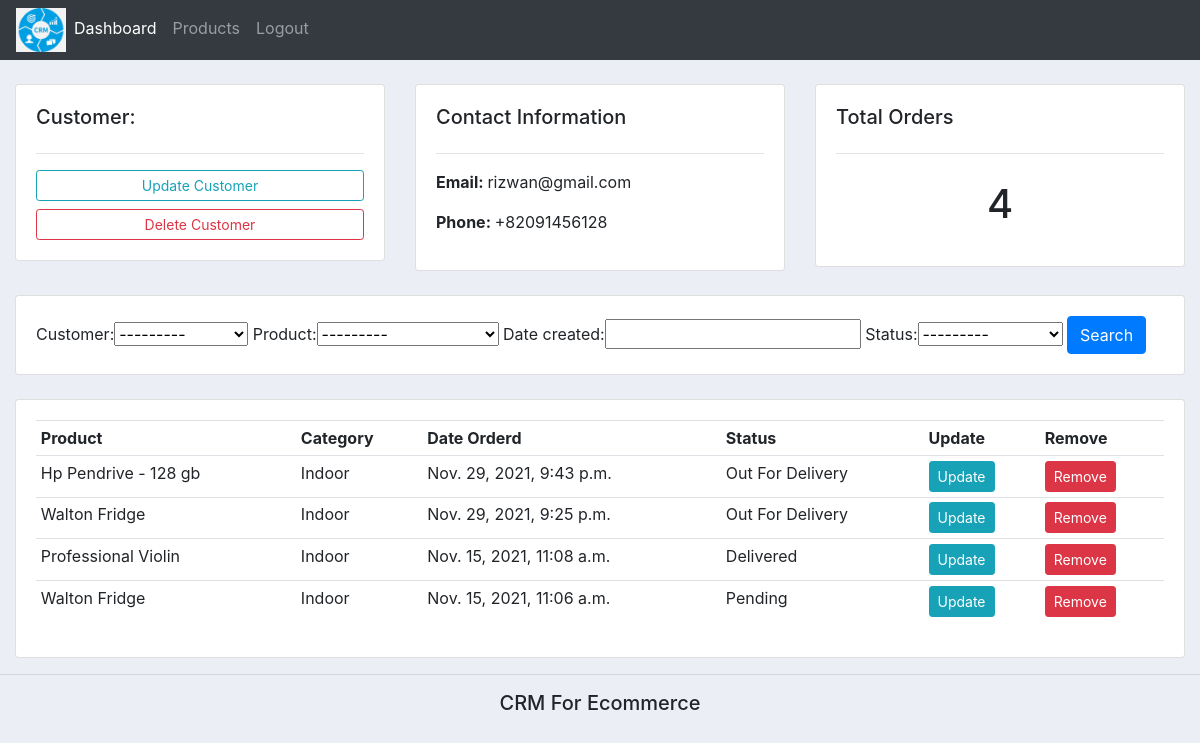
The app's page /customer/1/ (signed in) with its own data.
### accounts/models.py (models this page shows, shortened)
class Customer(models.Model):
    name = models.CharField(max_length=128,null=True)
    phone = models.CharField(max_length = 200,null = True)
    image = models.ImageField(upload_to='profile_pics',null=True,default='default.jpg')
    email = models.EmailField(max_length=200,null=True)
    date_created = models.DateTimeField(null=True,auto_now_add=True)
    def __str__(self):
        return self.name

class Order(models.Model):
    STATUS = (
            ('Pending','Pending'),
            ('Out For Delivery','Out For Delivery'),
            ('Delivered','Delivered')
    )
    customer = models.ForeignKey(Customer,null=True,on_delete=models.CASCADE)
    product = models.ForeignKey(Product,null=True,on_delete=models.CASCADE)
    date_created = models.DateTimeField(auto_now_add=True,null=True)
    status = models.CharField(max_length=200,null=True,choices=STATUS)
    class Meta:
        ordering = ['-date_created',]

class Product(models.Model):
    CATEGORY = (('Indoor','Indoor'),
                ('Out Door', 'OutDoor'))
    name = models.CharField(max_length=200,null=True)
    price = models.FloatField(max_length=200,null=True)
    image = models.ImageField(upload_to='product_image',null=True)
    category = models.CharField(max_length=200,null=True,choices=CATEGORY)
    description = models.CharField(max_length=200,null=True)
    date_created = models.DateTimeField(auto_now_add=True,null=True)
    tags = models.ManyToManyField(Tag)
    def __str__(self):
        return self.name

### accounts/views.py (the view)
# urls.py: path('customer/<str:pk>/', views.customer,name='customers'),
@login_required
def customer(request,pk):
	customer_data = Customer.objects.get(id=pk)
	customer_orders = customer_data.order_set.all()
	total_orders = customer_orders.count()
	filter_orders = OrderFilter(request.GET,queryset=customer_orders)
	customer_orders = filter_orders.qs
	dict = {'customer_data':customer_data,'customer_orders':customer_orders,
	'total_orders':total_orders,'filter_orders':filter_orders}
	return render(request,'accounts/customer.html',context = dict)

### templates/accounts/customer.html
{%  extends 'accounts/main.html' %}
{% block content %}
	<br>
<div class="row">
	<div class="col-md">
		<div class="card card-body">
			<h5>Customer:</h5>
			<hr>
			<a class="btn btn-outline-info  btn-sm btn-block" href="{% url 'update_customer' customer_data.id %}">Update Customer</a>
			<a class="btn btn-outline-danger  btn-sm btn-block" href="{% url 'create_bulk_order' customer_data.id %}">Delete Customer</a>
		</div>
	</div>
	<div class="col-md">
		<div class="card card-body">
			<h5>Contact Information</h5>
			<hr>
			<p><b> Email: </b> {{customer_data.email}}</p>
			<p><b> Phone: </b> {{customer_data.phone}} </p>
		</div>
	</div>
	<div class="col-md">
		<div class="card card-body">
			<h5>Total Orders</h5>
			<hr>
			<h1 style="text-align: center;padding: 10px">{{total_orders}}</h1>
		</div>
	</div>
</div>
<br>
<div class="row">
	<div class="col">
		<div class="card card-body">
			<form method="get">
				{{filter_orders.form}}
		    <button class="btn btn-primary" type="submit">Search</button>
		  </form>
		</div>
	</div>
</div>
<br>
<div class="row">
	<div class="col-md">
		<div class="card card-body">
			<table class="table table-sm">
				<tr>
					<th>Product</th>
					<th>Category</th>
					<th>Date Orderd</th>
					<th>Status</th>
					<th>Update</th>
					<th>Remove</th>
				</tr>
				{% for order in customer_orders %}
					<tr>
						<td>{{order.product.name}}</td>
						<td>{{order.product.category }}</td>
						<td>{{order.date_created}}</td>
						<td>{{order.status}}</td>
						<td><a class="btn btn-info btn-sm" href="#">Update</a></td>
						<td><a class="btn btn-danger btn-sm" href="#">Remove</a></td>
					</tr>
				{% endfor %}
			</table>
		</div>
	</div>
</div>
{% endblock %}

### static/css/main.css (style rules this page uses)
body { background-color: #ebeff5; }

### records on screen
Customer: email "rizwan@gmail.com", phone "+82091456128"
Order: product.name "Hp Pendrive - 128 gb", product.category "Indoor", date_created "Nov. 29, 2021, 9:43 p.m.", status "Out For Delivery"
Order: product.name "Walton Fridge", product.category "Indoor", date_created "Nov. 29, 2021, 9:25 p.m.", status "Out For Delivery"
Order: product.name "Professional Violin", product.category "Indoor", date_created "Nov. 15, 2021, 11:08 a.m.", status "Delivered"
Order: product.name "Walton Fridge", product.category "Indoor", date_created "Nov. 15, 2021, 11:06 a.m.", status "Pending"

### other values on screen
{{ total_orders }} "4"
